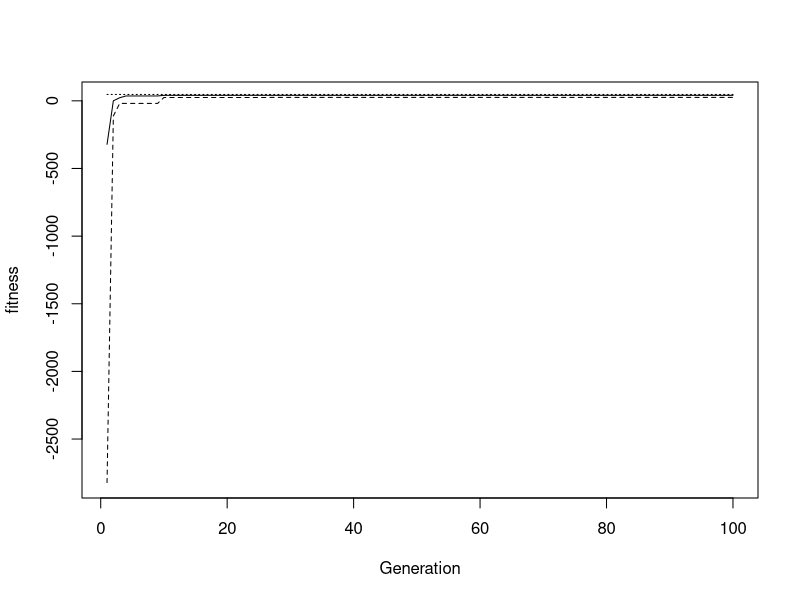
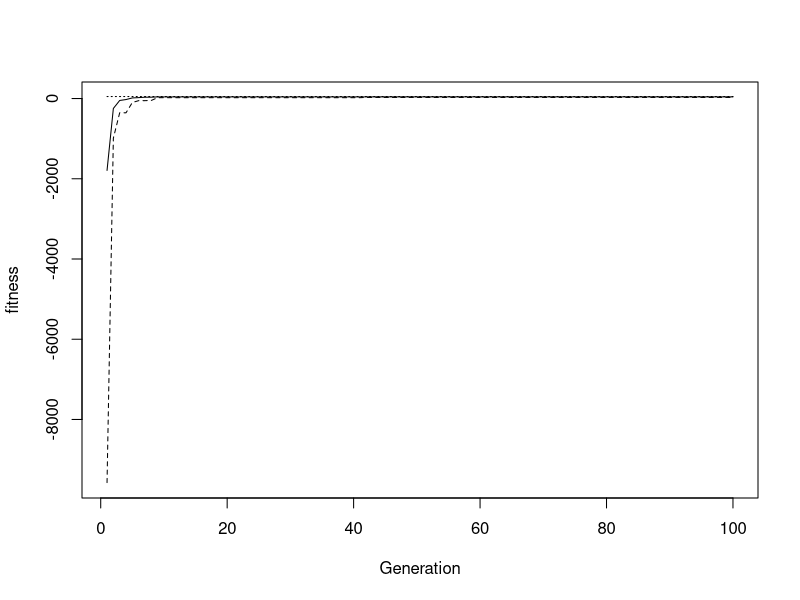
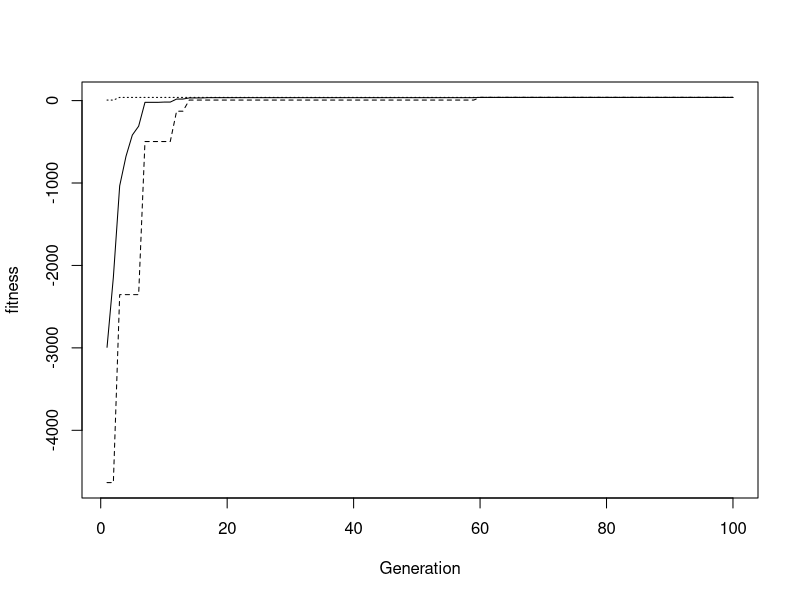
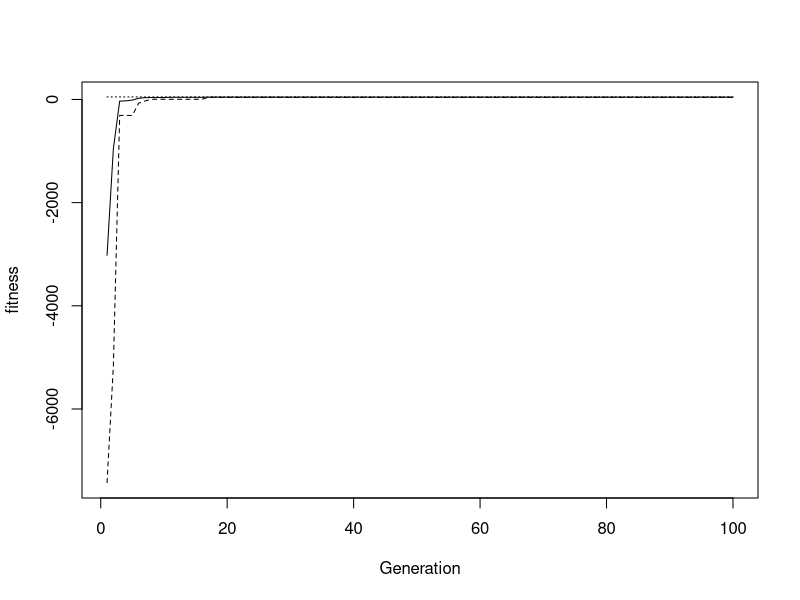
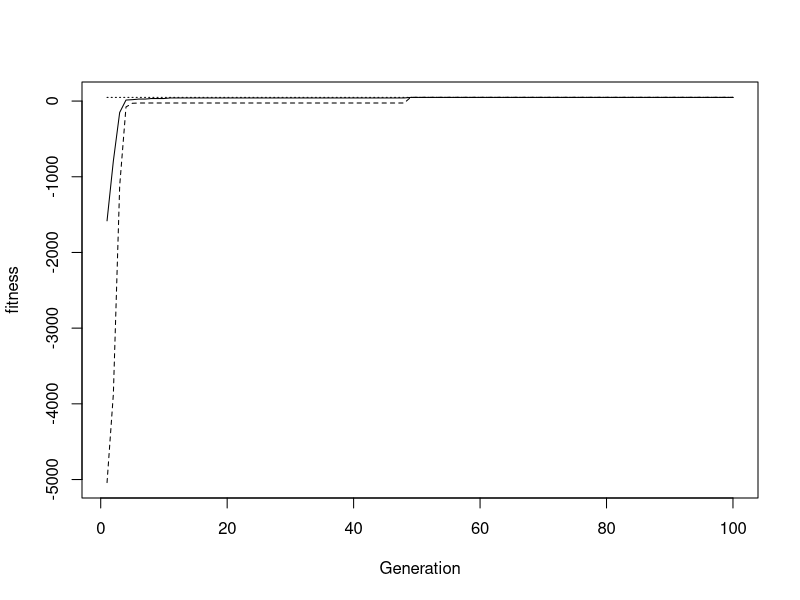
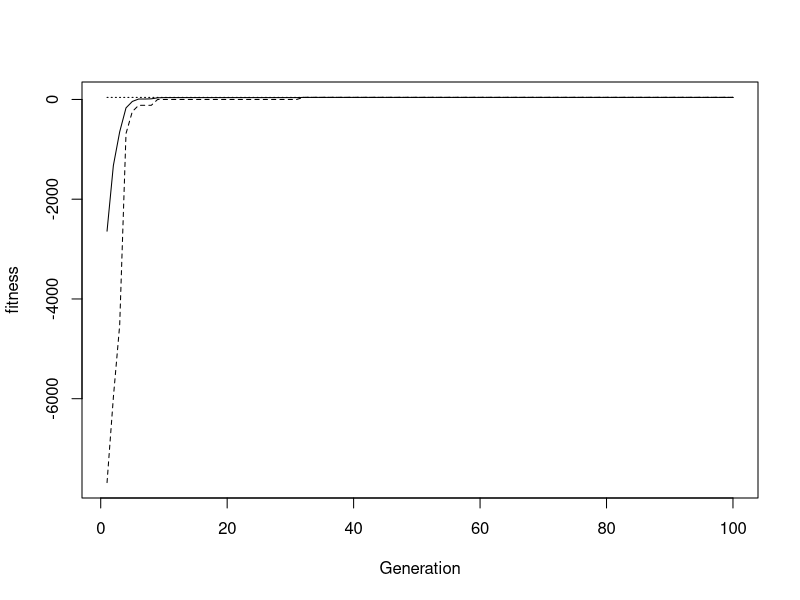
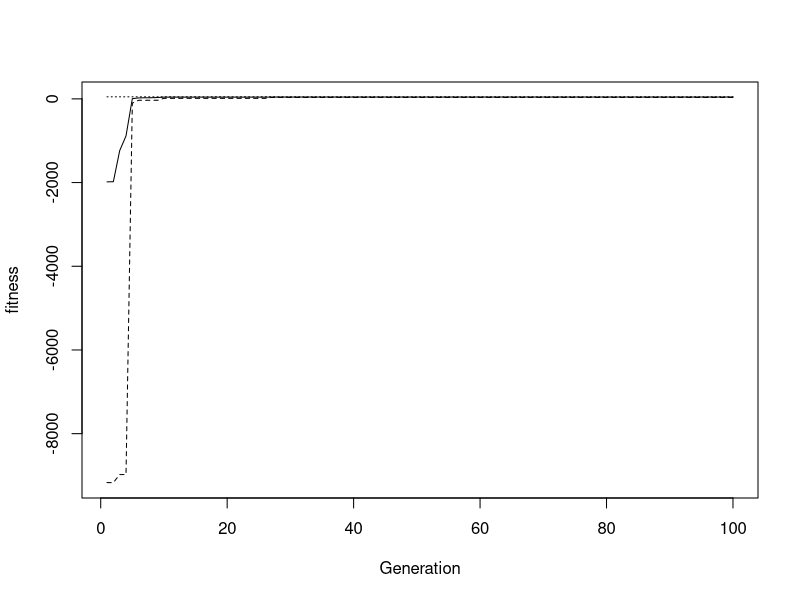
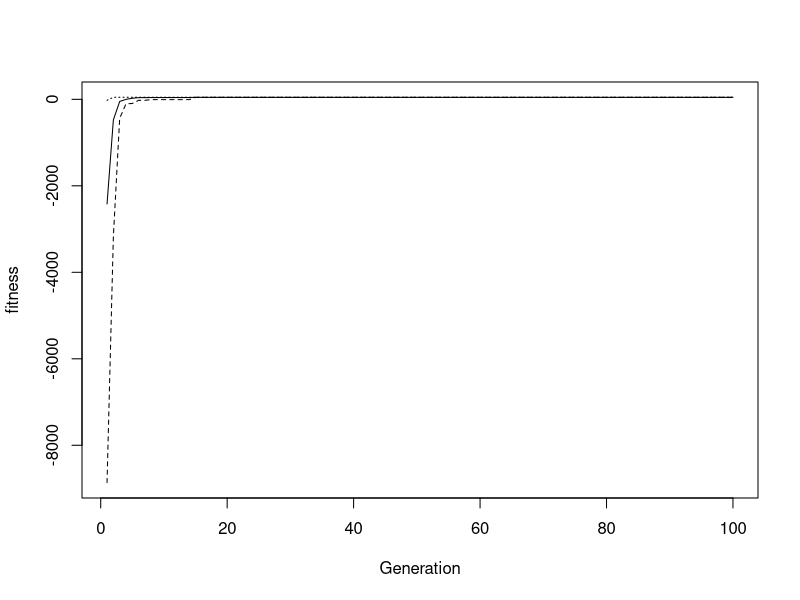

Generate these figures, in order, with R:
# for getting histograms of final trait values and/or fitness levels

ECplot=function(M,L,generations,lb,ub,formula,mutrule,Delta,hardb){
	fitnesstat=matrix(nrow=generations,ncol=3)
	population=matrix(runif((M*L), lb,ub),nrow=M,ncol=(L))
	fitmea=double(M)
	
	#fitness function for sims in section 1.3
	if(formula==1){
		fitmea=50-population[,1]^2
		typeof=1
	}
	#fitness function for sims in section 1.4
	if(formula==2){
		fitmea=population[,1]^2+population[,2]^2
		typeof=2
	}
	if(formula==3){
		fitmea=population[,1]^3
		typeof=1
	}
	if(formula==4){
		fitmea=sin(population[,1])
		typeof=1
	}
	if(formula==5){
		fitmea=population[,1]*sin(population[,1])
		typeof=1
	}
	if(formula==6){
		fitmea=population[,1]^2*population[,2]^3
		typeof=2
	}
	if(formula==7){
		fitmea=population[,1]*sin(population[,2])
		typeof=2
	}
	if(formula==8){
		fitmea=(population[,1]-2)*(population[,2]+5)
		typeof=2
	}
	if(formula==9){
		fitmea=population[,1]^2+rnorm(M,0,(population[,1]^2)/10)
		typeof=1
	}
	if(formula==10){
		fitmea=population[,1]^2
	    typeof=1
	}


	if(typeof==1)
		if(L!=1){
			print("You need to have exactly one trait to use this formula")
			break()
		}
	if(typeof==2)
		if(L!=2){
			print("You need to have exactly two traits to use this formula")
			break()
		}
	
	
	population=cbind(population, fitmea)

	for (j in 1:generations){
		##This loop is one generation
		for(k in 1:M){
			#Choose parent and member of pop to die (can2die)
			parent=trunc(runif(1,1,M+1))
			cand2die=trunc(runif(1,1,M+1))
			offspring=population[parent,]
			for(i in 1:L){
				if(runif(1)<(1/L)){
					# mutation rule +/- Delta
					if(mutrule==1){
						if(runif(1)<.5)
							offspring[i]=offspring[i]-Delta
						else
							offspring[i]=offspring[i]+Delta
						if(hardb==1){
							if(offspring[i]>ub) 
								offspring[i]=ub
							if(offspring[i]<lb) 
								offspring[i]=lb
						}
					}
					if(mutrule==2)
						offspring[i]=offspring[i]+rnorm(1,0,Delta)
						if(hardb==1){
							if(offspring[i]>ub) 
								offspring[i]=ub
							if(offspring[i]<lb) 
								offspring[i]=lb
						}
				}
			}
	
			if(formula==1){
				offspring[2]=50-offspring[1]^2
				if(population[cand2die,2] < offspring[2])
					population[cand2die,]=offspring				
			}
			if(formula==2){
				offspring[3]=offspring[1]^2+offspring[2]^2
				if(population[cand2die,3] < offspring[3])
					population[cand2die,]=offspring				
			}
			if(formula==3){
				offspring[2]=offspring[1]*offspring[1]*offspring[1]
				if(population[cand2die,2] < offspring[2])
					population[cand2die,]=offspring				
			}
			if(formula==4){
				offspring[2]=sin(offspring[1])
				if(population[cand2die,2] < offspring[2])
					population[cand2die,]=offspring
			}
			if(formula==5){
				offspring[2]=offspring[1]*sin(offspring[1])
				if(population[cand2die,2] < offspring[2])
					population[cand2die,]=offspring				
			}
			if(formula==6){
				offspring[3]=offspring[1]^2*offspring[2]^3
				if(population[cand2die,3] < offspring[3])
					population[cand2die,]=offspring				
			}
			if(formula==7){
				offspring[3]=offspring[1]*sin(offspring[2])
				if(population[cand2die,3] < offspring[3])
					population[cand2die,]=offspring				
			}
			if(formula==8){
				offspring[3]=(offspring[1]-2)*(offspring[2]+5)
				if(population[cand2die,3] < offspring[3])
					population[cand2die,]=offspring				
			}
			if(formula==9){
				offspring[2]=offspring[1]^2+rnorm(M,0,(offspring[1]^2)/10)
				if(population[cand2die,2] < offspring[2])
					population[cand2die,]=offspring				
			}
			if(formula==10){
				offspring[2]=offspring[1]^2
				if(population[cand2die,2] < offspring[2])
					population[cand2die,]=offspring				
			}

	

		}
#if ((j==100) || (j==generations)){		print(population)}
#if ((j==100) || (j==generations)){		print(c("Average---min---max for generation",j))}
		fitnesstat[j,1]=mean(population[,L+1])
		fitnesstat[j,2]=min(population[,L+1])
		fitnesstat[j,3]=max(population[,L+1])

#if ((j==100) || (j==generations)){		print(fitnesstat[j,])}
	#	readline("Press RETURN to continue")
	}
	plot(fitnesstat[,2],type='l',lty=2, xlab="Generation", ylab="fitness")
	lines(fitnesstat[,1],lty=1)
	lines(fitnesstat[,3],lty=3)

# return final trait value
#return(population[1,1])
# return final avg fitness
return(fitnesstat[generations,1])

}

ecplotter2=array(dim=0)

for (i in 1:200) {ecplotter2=c(ecplotter2, ECplot(10,1,100,-100,100,1,1,10,1))}

hist(ecplotter2)
